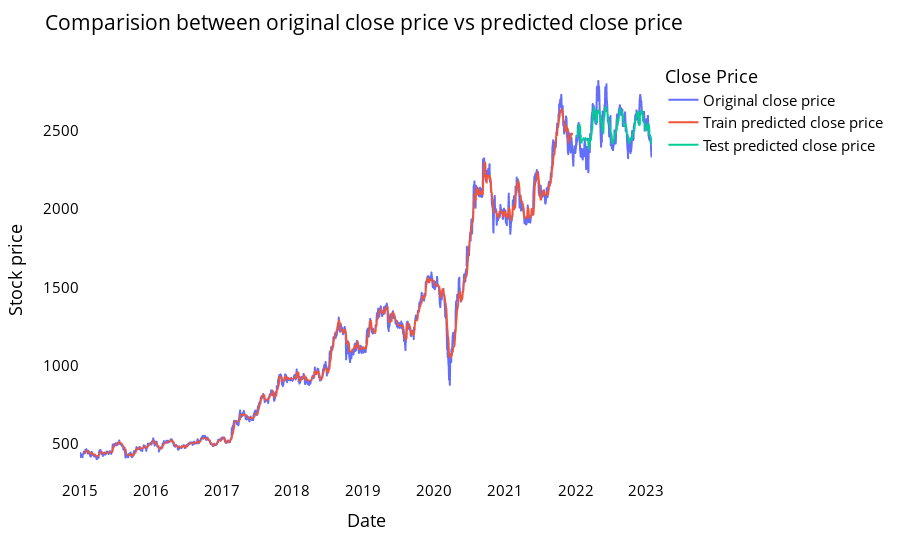

This figure's notebook cell:
### Markdown cell above
### Comparision between original stock close price vs predicted close price

### Code cell
# shift train predictions for plotting

look_back=time_step
trainPredictPlot = np.empty_like(closedf)
trainPredictPlot[:, :] = np.nan
trainPredictPlot[look_back:len(train_predict)+look_back, :] = train_predict
print("Train predicted data: ", trainPredictPlot.shape)

# shift test predictions for plotting
testPredictPlot = np.empty_like(closedf)
testPredictPlot[:, :] = np.nan
testPredictPlot[len(train_predict)+(look_back*2)+1:len(closedf)-1, :] = test_predict
print("Test predicted data: ", testPredictPlot.shape)

names = cycle(['Original close price','Train predicted close price','Test predicted close price'])

plotdf = pd.DataFrame({'Date': close_stock['Date'],
                       'original_close': close_stock['Close'],
                      'train_predicted_close': trainPredictPlot.reshape(1,-1)[0].tolist(),
                      'test_predicted_close': testPredictPlot.reshape(1,-1)[0].tolist()})

fig = px.line(plotdf,x=plotdf['Date'], y=[plotdf['original_close'],plotdf['train_predicted_close'],
                                          plotdf['test_predicted_close']],
              labels={'value':'Stock price','Date': 'Date'})
fig.update_layout(title_text='Comparision between original close price vs predicted close price',
                  plot_bgcolor='white', font_size=15, font_color='black',legend_title_text='Close Price')
fig.for_each_trace(lambda t:  t.update(name = next(names)))

fig.update_xaxes(showgrid=False)
fig.update_yaxes(showgrid=False)
fig.show()

### Figure 1 — Plotly figure (JSON) as saved in the notebook; plotly's stock layout.template omitted (floating-point values rounded to 4 significant figures; data arrays with more than 128 entries replaced by an {"elided": "..."} marker saying what was removed)
{"data": [{"hovertemplate": "variable=original_close<br>Date=%{x}<br>Stock price=%{y}<extra></extra>", "legendgroup": "original_close", "line": {"color": "#636efa", "dash": "solid"}, "marker": {"symbol": "circle"}, "mode": "lines", "name": "Original close price", "showlegend": true, "type": "scattergl", "x": {"elided": "1996 str values"}, "xaxis": "x", "y": {"elided": "1996 float values"}, "yaxis": "y"}, {"hovertemplate": "variable=train_predicted_close<br>Date=%{x}<br>Stock price=%{y}<extra></extra>", "legendgroup": "train_predicted_close", "line": {"color": "#EF553B", "dash": "solid"}, "marker": {"symbol": "circle"}, "mode": "lines", "name": "Train predicted close price", "showlegend": true, "type": "scattergl", "x": {"elided": "1996 str values"}, "xaxis": "x", "y": {"elided": "1996 float values"}, "yaxis": "y"}, {"hovertemplate": "variable=test_predicted_close<br>Date=%{x}<br>Stock price=%{y}<extra></extra>", "legendgroup": "test_predicted_close", "line": {"color": "#00cc96", "dash": "solid"}, "marker": {"symbol": "circle"}, "mode": "lines", "name": "Test predicted close price", "showlegend": true, "type": "scattergl", "x": {"elided": "1996 str values"}, "xaxis": "x", "y": {"elided": "1996 float values"}, "yaxis": "y"}], "layout": {"font": {"color": "black", "size": 15}, "legend": {"title": {"text": "Close Price"}, "tracegroupgap": 0}, "margin": {"t": 60}, "plot_bgcolor": "white", "title": {"text": "Comparision between original close price vs predicted close price"}, "xaxis": {"anchor": "y", "domain": [0, 1], "showgrid": false, "title": {"text": "Date"}}, "yaxis": {"anchor": "x", "domain": [0, 1], "showgrid": false, "title": {"text": "Stock price"}}}}
